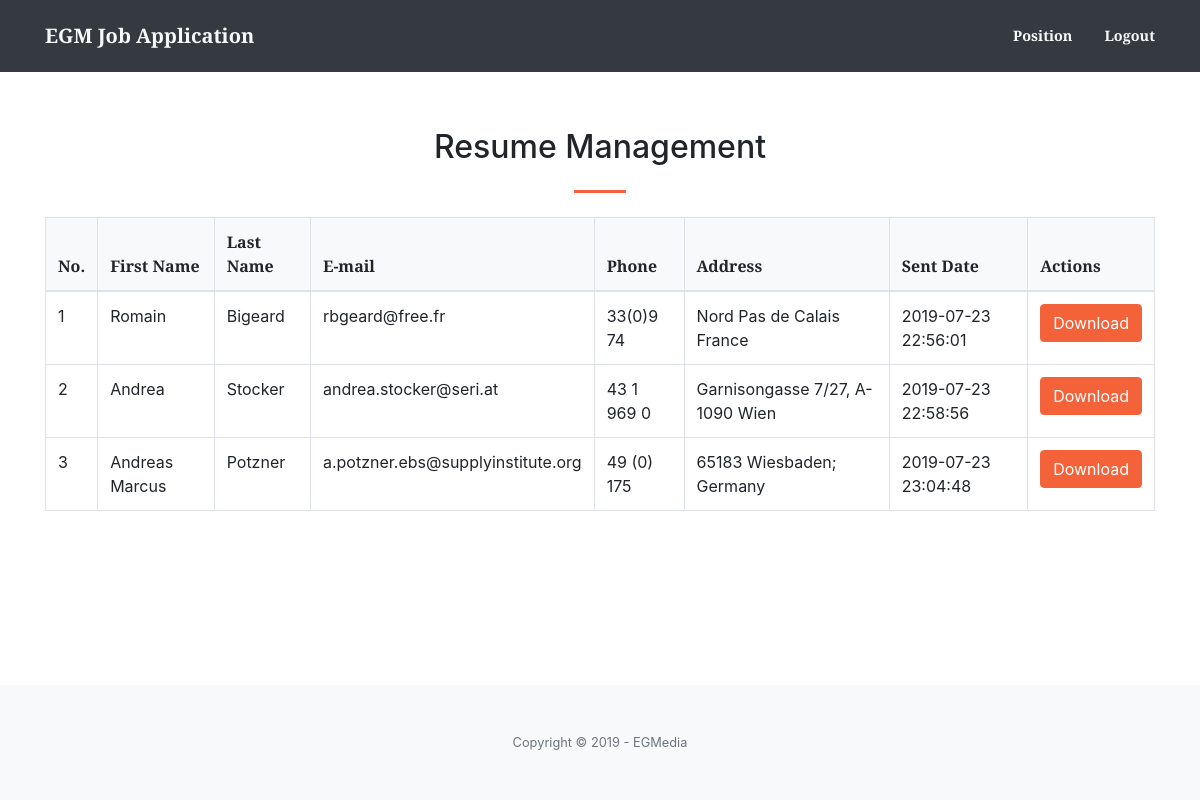
/resumesManagement.php (signed in), run on the app's committed database.
### tables this page shows
CREATE TABLE `tbl_candidate` (
  `candidate_id` int(11) NOT NULL AUTO_INCREMENT,
  `file_id` int(11) DEFAULT NULL,
  `candidate_firstname` varchar(50) NOT NULL,
  `candidate_lastname` varchar(50) NOT NULL,
  `candidate_email` varchar(50) NOT NULL,
  `candidate_phone` varchar(10) NOT NULL,
  `candidate_address` varchar(100) NOT NULL,
  `candidate_resume` varchar(50) NOT NULL,
  `created_date` datetime NOT NULL,
  PRIMARY KEY(candidate_id)
);

### resumesManagement.php (the view, shortened to what this page needs)
<?php
  if(isset($_SESSION['username'])){
  require_once "connection.php";
  $sql="SELECT cand.candidate_id,
              cand.candidate_firstname,
              cand.candidate_lastname,
              cand.candidate_email,
              cand.candidate_phone,
              cand.candidate_address,
              cand.created_date,
              fil.file_name
            FROM tbl_candidate AS cand
            INNER JOIN tbl_file as fil
            ON cand.file_id=fil.file_id";
      $result=mysqli_query($connection,$sql);
?>
<!DOCTYPE html>
<html lang="en">
<head>
  <link href="vendor/fontawesome-free/css/all.min.css" rel="stylesheet" type="text/css">
  <link href="vendor/magnific-popup/magnific-popup.css" rel="stylesheet">
  <link href="css/creative.min.css" rel="stylesheet">
</head>
<body id="page-top">
  <nav class="navbar navbar-expand-lg navbar-dark bg-dark fixed-top py-3" id="mainNav">
    <div class="container">
      <a class="navbar-brand js-scroll-trigger text-light" href="#page-top">EGM Job Application</a>
      <div class="collapse navbar-collapse" id="navbarResponsive">
        <ul class="navbar-nav ml-auto my-2 my-lg-0">
          <li class="nav-item">
            <a class="nav-link js-scroll-trigger text-light" href="positionForm.php">Position</a>
          </li>
          <li class="nav-item">
            <a class="nav-link js-scroll-trigger text-light" href="logout.php">Logout</a>
          </li>
        </ul>
      </div>
    </div>
  </nav>
  <section class="page-section" id="apply">
    <div class="container">
      <h2 class="mt-0 text-center">Resume Management</h2>
      <hr class="divider my-4">
      <table class="table table-hover table-condensed table-bordered">
        <thead class="p-3 mb-2 bg-light font-weight-bold">
          <tr>
            <th scope="col">No.</th>
            <th scope="col">First Name</th>
            <th scope="col">Last Name</th>
            <th scope="col">E-mail</th>
            <th scope="col">Phone</th>
            <th scope="col">Address</th>
            <th scope="col">Sent Date</th>
            <th scope="col">Actions</th>
          </tr>
        </thead>
        <tbody >
            <?php
          while ($row=mysqli_fetch_row($result)) {
              ?>
            <tr >
              <td><?php echo $row[0] ?></td>
              <td><?php echo $row[1] ?></td>
              <td><?php echo $row[2] ?></td>
              <td><?php echo $row[3] ?></td>
              <td><?php echo $row[4] ?></td>
              <td><?php echo $row[5] ?></td>
              <td><?php echo $row[6] ?></td>
              <td class="text-center"">
                <a class="btn btn-primary" role="button" href="files/<?php echo $row[7] ?>" class="waves-effect waves-light btn indigo darken-4" download>Download</a>
              </td>
            </tr>
              <?php
            }
          ?>
        </tbody>
      </table>
    </div>
  </section>
  <br><br>
  <footer class="bg-light py-5 fixed-bottom">
    <div class="container">
      <div class="small text-center text-muted">Copyright &copy; 2019 - EGMedia</div>
    </div>
  </footer>
</body>
</html>
<?php
  }else{
    header("location:login.html");
  }
 ?>

### data on the page
tbl_candidate: candidate_id "1", candidate_firstname "Romain", candidate_lastname "Bigeard", candidate_email "rbgeard@free.fr", candidate_phone "33(0)9 74", candidate_address "Nord Pas de Calais France", created_date "2019-07-23 22:56:01"
tbl_candidate: candidate_id "2", candidate_firstname "Andrea", candidate_lastname "Stocker", candidate_email "andrea.stocker@seri.at", candidate_phone "43 1 969 0", candidate_address "Garnisongasse 7/27, A-1090 Wien", created_date "2019-07-23 22:58:56"
tbl_candidate: candidate_id "3", candidate_firstname "Andreas Marcus", candidate_lastname "Potzner", candidate_email "a.potzner.ebs@supplyinstitute.org", candidate_phone "49 (0) 175", candidate_address "65183 Wiesbaden; Germany", created_date "2019-07-23 23:04:48"
